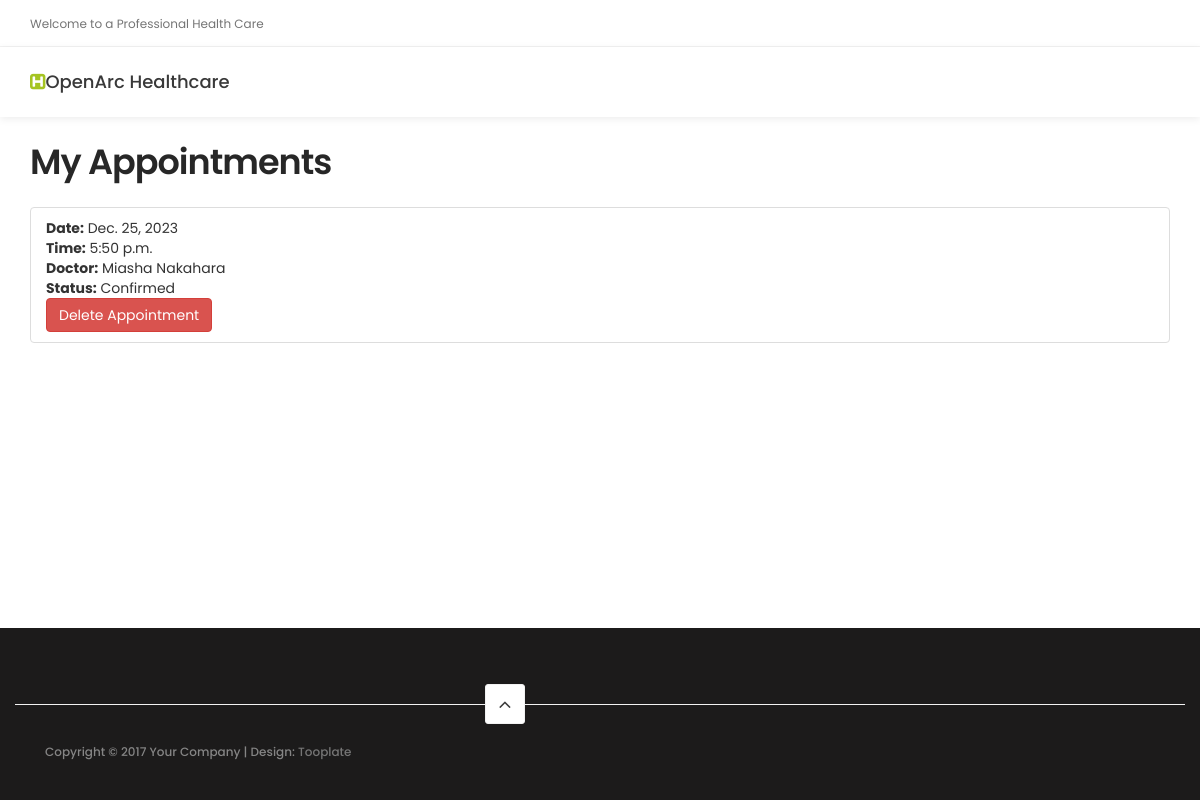
/my_appointments/ (signed in), run on the app's committed database.
### website/models.py (models this page shows, shortened)
class Appointment(models.Model):
    a_id = models.AutoField(primary_key=True)
    time = models.DateTimeField(auto_now_add=True, null=True)
    username = models.ForeignKey(Patient, on_delete=models.CASCADE, null=True)
    d_nid = models.ForeignKey(Doctor, on_delete=models.CASCADE, null=True)
    schedule = models.ForeignKey(Schedule, on_delete=models.CASCADE, null=True)
    status = models.CharField(max_length=20, default='Pending')

class Schedule(models.Model):
    slot = models.AutoField(primary_key=True)
    date = models.DateField()
    start_time = models.TimeField()
    doctor = models.ForeignKey(Doctor, on_delete=models.CASCADE)
    consultation_fee = models.DecimalField(max_digits=10, decimal_places=2)
    class Meta:
        unique_together = ['doctor', 'date', 'start_time']

class Doctor(models.Model):
    d_nid = models.IntegerField(primary_key=True)
    speciality = models.CharField(max_length=15)
    degree = models.CharField(max_length=15)
    name = models.CharField(max_length=40)
    hospitals = models.ManyToManyField(Hospital, through='DocSits', through_fields=('doctor', 'hospital'))

### website/views.py (the view)
# urls.py: path('my_appointments/', views.my_appointments_view, name='my_appointments'),
@login_required
def my_appointments_view(request):
    if request.user.is_authenticated:
        appointments = Appointment.objects.filter(username=request.user)
        return render(request, 'my_appointments.html', {'appointments': appointments})
    else:
        return redirect('login')

### website/templates/my_appointments.html (shortened to what this page needs)
{% extends 'base.html' %}
{% load static %}
{% block content %}
<div class="container mt-4">
    <h2 class="mb-4">My Appointments</h2>
    <ul class="list-group">
        {% for appointment in appointments %}
            <li class="list-group-item">
                <strong>Date:</strong> {{ appointment.schedule.date }}
                <br>
                <strong>Time:</strong> {{ appointment.schedule.start_time }}
                <br>
                <strong>Doctor:</strong> {{ appointment.d_nid.name }}
                <br>
                <strong>Status:</strong> {{ appointment.status }}
                <form method="post" action="{% url 'delete_appointment' appointment.a_id %}" class="mt-2">
                    <button type="submit" class="btn btn-danger">Delete Appointment</button>
                </form>
            </li>
        {% endfor %}
    </ul>
</div>
</body>
</html>
{% endblock %}

### static/css/tooplate-style.css (style rules this page uses)
body { background: #ffffff; font-family: 'Poppins', sans-serif; overflow-x: hidden; }
h1,h2,h3,h4,h5,h6 { font-weight: 600; line-height: inherit; }
h1,h2,h3,h4 { letter-spacing: -1px; }
h2 { color: #272727; font-size: 3em; padding-bottom: 10px; }
html { -webkit-font-smoothing: antialiased; }
@media only screen and (max-width: 1200px) { h2 { font-size: 2.5em; } }

### website/templates/base.html (style rules this page uses)
body { display: flex; flex-direction: column; min-height: 100vh; margin: 0; }

### data on the page
Appointment: schedule "Dec. 25, 2023", schedule.start_time "5:50 p.m.", d_nid.name "Miasha Nakahara", status "Confirmed"
